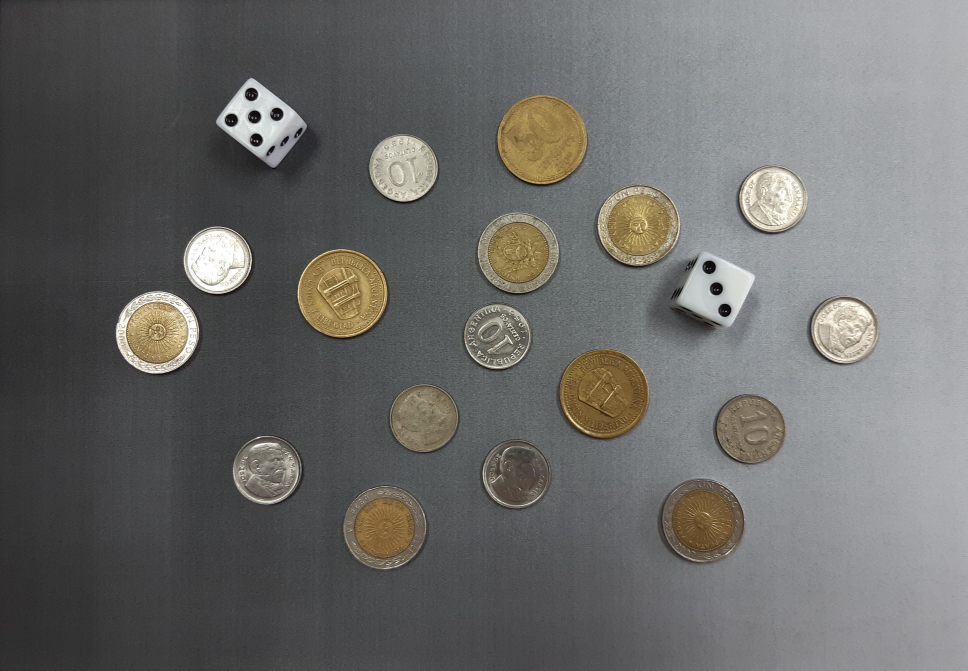
#> input picture monedas.jpg, 3871 x 2681 px (shown at 1/4 size)
$ python PROBLEMA_1-TP2.py
#> lines starting #> are read from the running program, lines starting #| are printed output that depends on the picture; after the words box and inside, x2 and y2 are one past the last pixel; in counts of white or black regions, pixels touching at a corner belong together
import cv2
import numpy as np
import matplotlib.pyplot as plt

def imreconstruct(marker, mask, kernel=None):
    if kernel is None:
        kernel = np.ones((3,3), np.uint8)
    while True:
        expanded = cv2.dilate(marker, kernel)
        expanded_intersection = cv2.bitwise_and(src1=expanded, src2=mask)
        if (marker == expanded_intersection).all():
            break
        marker = expanded_intersection
    return expanded_intersection

def imfillhole(img):
    mask = np.zeros_like(img)
    mask = cv2.copyMakeBorder(mask[1:-1,1:-1], 1, 1, 1, 1, cv2.BORDER_CONSTANT, value=int(255))
    marker = cv2.bitwise_not(img, mask=mask)
    img_c = cv2.bitwise_not(img)
    img_r = imreconstruct(marker=marker, mask=img_c)
    img_fh = cv2.bitwise_not(img_r)
    return img_fh

def segmentacion_contornos(imagen, etapas = []):
#> called with imagen = 'monedas.jpg'
    img = cv2.imread(imagen)
#> img is the input picture: shape (2681, 3871, 3); mean B, G, R 105.5, 107.4, 107.5
    if img is None:
        print("Error: No se pudo cargar la imagen.")
        return

    # ---------------------------------------------------------
    # Etapa 1: Preprocesamiento
    # ---------------------------------------------------------
    gray = cv2.cvtColor(img, cv2.COLOR_BGR2GRAY)
    blur = cv2.medianBlur(gray, 5)

    # GRAFICO 1: Original + Blur
    if 1 in etapas:
        plt.figure(figsize=(12, 6))
        plt.suptitle("ETAPA 1: Preprocesamiento", fontsize=16)

        plt.subplot(121)
        plt.imshow(cv2.cvtColor(img, cv2.COLOR_BGR2RGB))
        plt.title("Original")
        plt.axis('off')

        plt.subplot(122)
        plt.imshow(blur, cmap='gray')
        plt.title("Filtro Mediana (k=5)")
        plt.axis('off')
        plt.show()
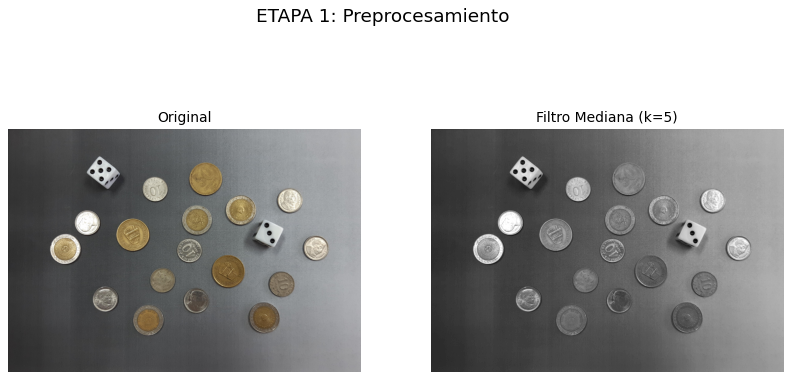
#> figure drawn by matplotlib, 2 panels

    # ---------------------------------------------------------
    # Etapa 2 : Segmentación y Morfología
    # ---------------------------------------------------------
    # 1. Canny
    bordes = cv2.Canny(blur, 45, 145)
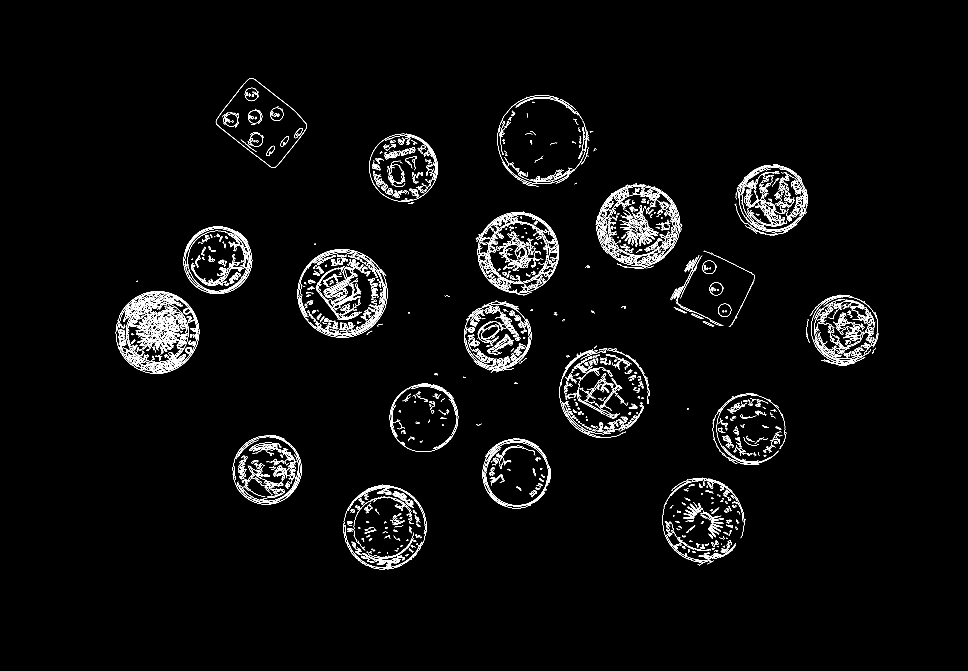
#> bordes: shape (2681, 3871) (shown at 1/4 size); 1.7% white in thin lines or dots, all inside (x1, y1, x2, y2) = (463, 312, 3514, 2278)

    # 2. Dilatación
    kernel_dilatacion = cv2.getStructuringElement(cv2.MORPH_ELLIPSE, (21,21))
    bordes_gruesos = cv2.dilate(bordes, kernel_dilatacion, iterations=2)
#> bordes_gruesos: shape (2681, 3871); 16.8% white; 34 white regions, largest, box (x1, y1, x2, y2) and area: (1836, 827, 2256, 1512) 185925, (1170, 976, 1570, 1371) 125375, (2218, 1363, 2617, 1772) 123165

    # 3. Relleno
    mascara_rellenada = imfillhole(bordes_gruesos)
#> after the loop in imreconstruct, `while True:`:
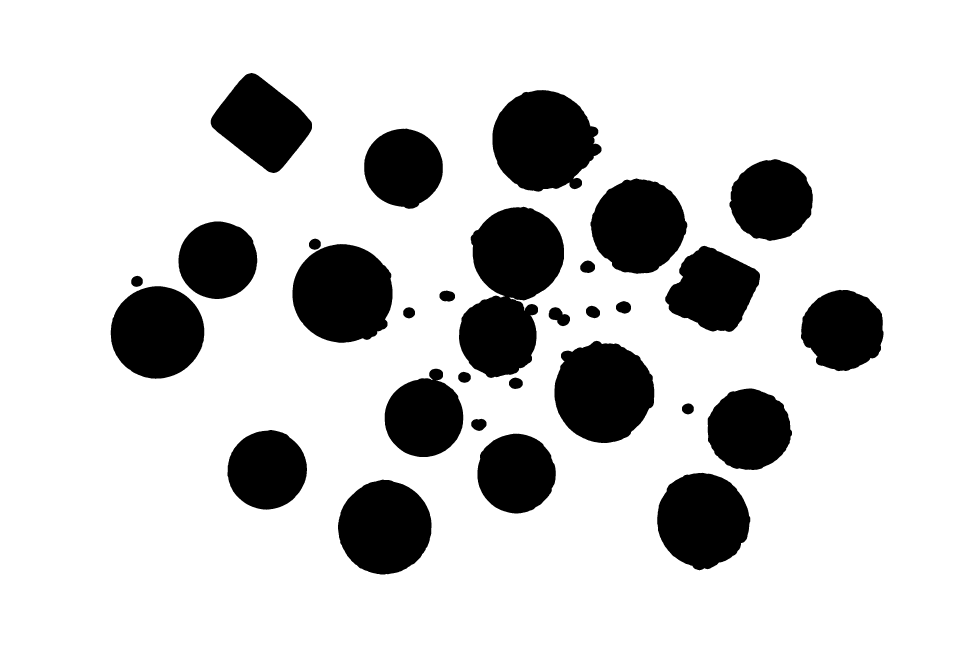
#> marker: shape (2681, 3871) (shown at 1/4 size); 82.1% white; 30 black regions, largest, box (x1, y1, x2, y2) and area: (1836, 827, 2256, 1512) 186081, (1970, 360, 2406, 767) 131681, (1170, 976, 1570, 1371) 126103

    # 4. Erosión (Vuelta al tamaño real)
    mascara_erosion = cv2.erode(mascara_rellenada, kernel_dilatacion, iterations=2)
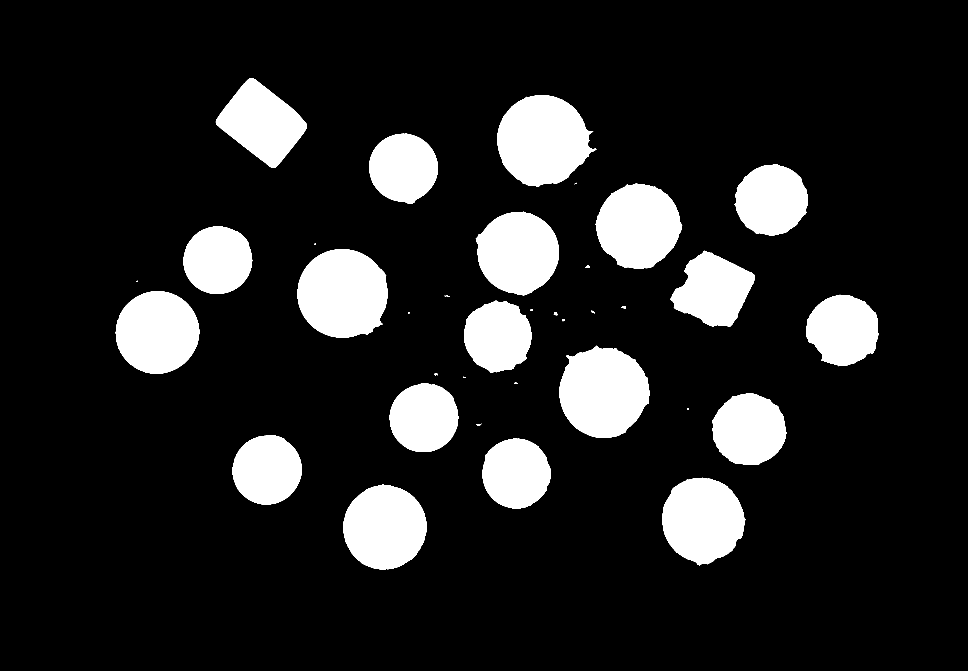
#> mascara_erosion: shape (2681, 3871) (shown at 1/4 size); 13.7% white; 35 white regions (2 under 20 px), largest, box (x1, y1, x2, y2) and area: (1990, 380, 2386, 747) 103872, (1190, 996, 1550, 1351) 101429, (2238, 1383, 2597, 1752) 100498

    # 5. Filtrado de ruido final
    mascara_final = cv2.medianBlur(mascara_erosion, 13)
#> mascara_final: shape (2681, 3871); 13.7% white; 22 white regions

    # GRAFICO 2: Pipeline Morfológico
    if 2 in etapas:
        plt.figure(figsize=(16, 5))
        plt.suptitle("ETAPA 2: Segmentación y Relleno", fontsize=16)

        plt.subplot(231)
        plt.imshow(bordes, cmap='gray')
        plt.title("1. Canny")
        plt.axis('off')

        plt.subplot(232)
        plt.imshow(bordes_gruesos, cmap='gray')
        plt.title("2. Dilate (21x21)")
        plt.axis('off')

        plt.subplot(233)
        plt.imshow(mascara_rellenada, cmap='gray')
        plt.title("3. Relleno")
        plt.axis('off')

        plt.subplot(234)
        plt.imshow(mascara_erosion, cmap='gray')
        plt.title("4. Erosion (21x21)")
        plt.axis('off')

        plt.subplot(236)
        plt.imshow(mascara_final, cmap='gray')
        plt.title("5. Filtro de Mediana (13x13)")
        plt.axis('off')
        plt.show()
    # ---------------------------------------------------------
    # Etapa 3:  Clasificación y Resultado
    # ---------------------------------------------------------
    contours_final, _ = cv2.findContours(mascara_final, cv2.RETR_EXTERNAL, cv2.CHAIN_APPROX_SIMPLE)
#> contours_final = 22 contours; largest, box (x1, y1, x2, y2) and area: (1990, 381, 2379, 746) 103257, (1190, 997, 1550, 1351) 100850, (2238, 1386, 2597, 1752) 99915, (2384, 735, 2727, 1075) 87116, (1372, 1939, 1706, 2278) 86754
    mascara_monedas = np.zeros((img.shape[1], img.shape[0]), dtype=np.uint8)
    mascara_dados = np.zeros((img.shape[1], img.shape[0]), dtype=np.uint8)
    img_salida = img.copy()
    monedas_count = 0
    dados_count = 0
    contornos_monedas = []
    contornos_dados = []
    print('-'*50)
    print("SEGMENTACION POR TIPO")
    print(f"{'TIPO':<10} | {'AREA':<8} | {'METRICA (P^2/A)':<20}")
    print("-" * 50)

    for i, cnt in enumerate(contours_final):
        area = cv2.contourArea(cnt)
        #Eliminamos contornos que no posean un area factible
        if area < 1000: continue
        #Calculamos el perímetro
        perimetro = cv2.arcLength(cnt, True)
        if area == 0: continue
        #Calculamos el factor de forma
        metrica = (perimetro ** 2) / area

        #Encontramos el centro de los contornos
        M = cv2.moments(cnt)
        if M["m00"] != 0:
            cX = int(M["m10"] / M["m00"])
            cY = int(M["m01"] / M["m00"])
        else: cX, cY = 0, 0

        #Tuvimos que modificar la métrica para que captara correctamente las monedas y los dados
        #No podemos encontrar una combinación que nos dé perfectamente el contorno de cada elemento
        #como para implementar los valores teóricos proporcionados
        if metrica > 15.5:
            dados_count += 1
            color = (0, 0, 255) # Rojo
            etiqueta = f"D {metrica:.1f}"
            print(f"{'DADO':<10} | {int(area):<8} | {metrica:.4f}")
            contornos_dados.append({'id': i, 'dado': cnt, 'area': area, 'centro': (cY,cX), 'metrica': metrica})
            cv2.putText(img_salida, etiqueta, (cX - 400, cY), cv2.FONT_HERSHEY_SIMPLEX, 2, color, 2)
        else:
            monedas_count += 1
            color = (0, 255, 0) # Verde
            etiqueta = f"M {metrica:.1f}"
            print(f"{'MONEDA':<10} | {int(area):<8} | {metrica:.4f}")
            contornos_monedas.append({'id': i, 'moneda': cnt, 'area': area, 'centro': (cY,cX), 'metrica': metrica})
            cv2.putText(img_salida, etiqueta, (cX - 400, cY), cv2.FONT_HERSHEY_SIMPLEX, 2, color, 2)
        cv2.drawContours(img_salida, [cnt], -1, color, 3)
#> this loop made 22 passes
#> (area, perimetro, metrica, cX, cY, dados_count, color, etiqueta) on passes 14, 22: (64093.5, 1058.6, 17.48, 2853, 1160, 1, (0, 0, 255), 'D 17.5'), (72152.5, 1081.7, 16.22, 1047, 491, 2, (0, 0, 255), 'D 16.2')
#> (printed output is left out)
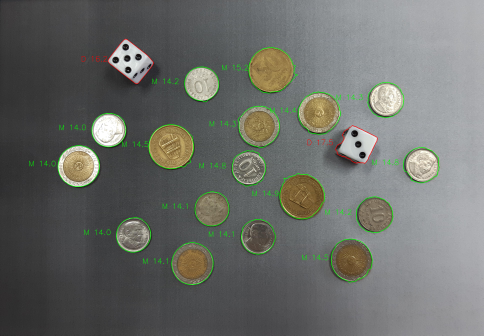
#> img_salida: shape (2681, 3871, 3) (shown at 1/8 size); mean B, G, R 104.5, 108.7, 106.7
#> after the loop, contornos_dados = 2 items; contornos_monedas = 17 items; dados_count = 2; monedas_count = 17

    if 3 in etapas:
        plt.figure(figsize=(12, 10))
        plt.imshow(cv2.cvtColor(img_salida, cv2.COLOR_BGR2RGB))
        plt.title(f"ETAPA 3: Detección - {monedas_count} Monedas - {dados_count} Dados - Factor de Forma: 15.5", fontsize=16)
        plt.axis('off')
        plt.show()

    return contornos_monedas, contornos_dados

def normalizar_contornos(monedas_detectadas: list, imagen: str= 'monedas.jpg', graficar: bool = False):
    monedas_elipses = []

    img = cv2.imread(imagen)
    if img is None:
        print("Error: No se pudo cargar la imagen.")
        return

    img_salida = None
    if graficar:
        img_salida = img.copy()

    for item in monedas_detectadas:
            cnt = item['moneda']
            #Elipse de area mínima segun nuestro contorno
            elipse = cv2.fitEllipse(cnt)
            monedas_elipses.append(elipse)
            if graficar and img_salida is not None:
                #Elipse calculada
                cv2.ellipse(img_salida, elipse, (0, 255, 0), 3)
                centro = (int(elipse[0][0]), int(elipse[0][1]))
                #Centro de la elipse
                cv2.circle(img_salida, centro, 5, (0, 0, 255), -1)

    if graficar and img_salida is not None:
        plt.figure(figsize=(12, 12))
        plt.imshow(cv2.cvtColor(img_salida, cv2.COLOR_BGR2RGB))
        plt.title("ETAPA 4 - Normalización - Elipses Ajustadas al Contorno Original")
        plt.axis('off')
        plt.show()

    return monedas_elipses

def clasificar_monedas(elipses_monedas: list, imagen: str = 'monedas.jpg', graficar: bool = False):
    img = plt.imread(imagen)
    img_salida = cv2.cvtColor(img, cv2.COLOR_BGR2RGB)
    resultados = []

    #Umbral de corte para monedas
    corte_10_c = 74000
    corte_50_c = 94000

    print('-'*50)
    print("CLASIFICACION DE MONEDAS")
    print(f"{'ID':<5} | {'AREA':<10} | {'TIPO':<15}")
    print("-" * 50)

    for i, elipse in enumerate(elipses_monedas):
        (cX, cY), (w, h), angle = elipse
        #Cálculo de area de elipse Pi*DiagMen*DiagMay/4
        area_elipse = (np.pi * w * h) / 4
        center = (int(cX), int(cY))

        if area_elipse < corte_10_c:
            etiqueta = "10C"
            color_elipse = (0, 255, 255)

        elif area_elipse < corte_50_c:
            etiqueta = "1P"
            color_elipse = (255, 0, 0)

        else:
            etiqueta = "50C"
            color_elipse = (0, 0, 255)

        #Guardamos el resultado de la clasificación
        resultados.append({
            'id': i,
            'area': area_elipse,
            'clasificacion': etiqueta,
            'centro': center
        })

        #Print de resultados para encontrar umbrales de separación
        print(f"{i:<5} | {int(area_elipse):<10} | {etiqueta}")

        #Gráficamos las elipses y etiquetas sobre la imagen de salida
        if graficar and img_salida is not None:
            cv2.ellipse(img_salida, elipse, color_elipse, 2)
            cv2.putText(img_salida, etiqueta, (center[0]-300, center[1]),
                        cv2.FONT_HERSHEY_SIMPLEX, 2, color_elipse, 4, cv2.LINE_AA)

    if graficar and img_salida is not None:
        plt.figure(figsize=(12, 12))
        plt.imshow(cv2.cvtColor(img_salida, cv2.COLOR_BGR2RGB))
        plt.title("ETAPA 5 - Clasificación por Tamaño (Area de la Elipse)")
        plt.axis('off')
        plt.show()

    return resultados

def clasificar_dados(dados_detectados: list, imagen: str ='monedas.jpg', graficar: bool = True):

    img = cv2.imread(imagen)
    if img is None:
        print("Error: No se pudo cargar la imagen.")
        return []

    img_salida = cv2.cvtColor(img, cv2.COLOR_BGR2RGB)
    img_grises = cv2.cvtColor(img, cv2.COLOR_BGR2GRAY)

    resultados = []

    # Gráficos intermedios
    if graficar:
        cant_dados = len(dados_detectados)
        if cant_dados > 0:
            fig, axes = plt.subplots(nrows=cant_dados, ncols=4, figsize=(20, 5 * cant_dados))
            if cant_dados == 1: axes = np.array([axes])
        else:
            print("No se detectaron dados para graficar.")

    #Encabezados del print
    print('-'*50)
    print("CLASIFICACION DE DADOS")
    print(f"{'ID':<5} | {'VALOR':<10}")
    print("-" * 50)


    for i, item in enumerate(dados_detectados):
        cnt = item['dado']
        id_dado = item.get('id', 0)

        # Bounding box asociado al contorno
        x, y, w, h = cv2.boundingRect(cnt)

        #Area de interés sobre la imagen en escala de grises
        roi_gris = img_grises[y:y+h, x:x+w].copy()

        #Máscara del tamaño del bounding box
        mascara = np.zeros((h, w), dtype=np.uint8)
        #Ajuste de coordenadas globales a locales
        cnt_local = cnt - np.array([x, y])
        cv2.drawContours(mascara, [cnt_local], -1, 255, -1)

        #Máscara de visualización, fondo negro
        roi_enmascarada_visual = roi_gris.copy()
        roi_enmascarada_visual[mascara == 0] = 0

        #Máscara fondo blanco para facilitar encontrar los contornos
        roi_gris[mascara == 0] = 255

        # Filtros para suavizado y umbralado
        roi_blur = cv2.GaussianBlur(roi_gris, (5, 5), 0)
        _, roi_umbralado = cv2.threshold(roi_blur, 0, 255, cv2.THRESH_BINARY_INV + cv2.THRESH_OTSU)

        #Contornos internos de los dados
        puntos, _ = cv2.findContours(roi_umbralado, cv2.RETR_EXTERNAL, cv2.CHAIN_APPROX_SIMPLE)

        valor_dado = 0
        #Conversión a RGB para graficar
        roi_umbralado_color = cv2.cvtColor(roi_umbralado, cv2.COLOR_GRAY2RGB)

        for p in puntos:
            area_p = cv2.contourArea(p)
            if area_p == 0: continue
            #Perímetro y factor de forma inverso
            perimetro_p = cv2.arcLength(p, True)
            metrica = (perimetro_p ** 2) / area_p
            #Filtro para los puntos que quedaron contenidos dentro de la máscara que no forman parte de la cara principal
            es_circular = (metrica < 15.0)

            if es_circular:
                valor_dado += 1
                if graficar:
                    #Volvemos a las coordenadas globales
                    p_global = p + np.array([x, y])
                    cv2.drawContours(img_salida, [p_global], -1, (0, 255, 0), 2)
                    cv2.drawContours(roi_umbralado_color, [p], -1, (0, 255, 0), -1)

        item['valor'] = valor_dado
        #Agregamos el valor del dado al diccionario obtenido de la segmentación
        resultados.append(item)

        print(f"{id_dado:<5} | {valor_dado:<10}")

        if graficar:
            cY,cX = item['centro']
            #Texto con el valor encontrado para el dado a tratar
            cv2.putText(img_salida, str(f'Valor: {valor_dado}'), (cX-500, cY), cv2.FONT_HERSHEY_SIMPLEX, 2, (255, 0, 0), 4, cv2.LINE_AA)

            # Subplots para mostrar los pasos
            axes[i, 0].imshow(img_grises[y:y+h, x:x+w], cmap='gray')
            axes[i, 0].set_title(f"Dado {id_dado}: ROI Original")
            axes[i, 0].axis('off')

            axes[i, 1].imshow(roi_enmascarada_visual, cmap='gray')
            axes[i, 1].set_title("Máscara")
            axes[i, 1].axis('off')

            axes[i, 2].imshow(roi_umbralado_color)
            axes[i, 2].set_title("Umbralado + Filtro")
            axes[i, 2].axis('off')

            pad = 20
            y1, y2 = max(0, y-pad), min(img.shape[0], y+h+pad)
            x1, x2 = max(0, x-pad), min(img.shape[1], x+w+pad)
            axes[i, 3].imshow(img_salida[y1:y2, x1:x2])
            axes[i, 3].set_title(f"Resultado: {valor_dado}")
            axes[i, 3].axis('off')

    if graficar:
        plt.tight_layout()
        plt.show()

        plt.figure(figsize=(12, 12))
        plt.imshow(img_salida)
        plt.title("ETAPA 6 - Clasificación de Dados por Factor de Forma")
        plt.axis('off')
        plt.show()

    return resultados

if __name__ == '__main__':
    '''
    etapas: ([1,2,3] | []) - corresponde a los gráficos de cada paso específico. Ej: etapas = [1,2] grafica el procedimiento
    de las primeras dos etapas

    graficar_monedas (True | False): desarrollo de la etapa de normalización

    graficar_clasificacion_monedas (True | False): desarrollo de la etapa de clasificación

    graficar_clasificacion_dados (True | False): desarrollo de la etapa de clasificación de dados

    histograma_factor_forma (True | False): Histograma de umbral de decisión de dados y monedas

    histograma_areas (True | False): Histograma de umbral de decisión de tipos de monedas

    En la terminal, luego de la ejecución, habrá resúmenes sobre los valores calculados y encontrados en cada etapa
    '''
    #Etapa 1: Preprocesamiento - filtro mediana sobre imagen original para suavizar bordes
    #Etapa 2: Morfología - Tratamiento de imagen para segmentar contornos
    #Etapa 3: Clasificación - Utilizando factor de forma encontramos dados o monedas
    #Etapa 4: Normalización de contornos - Encontramos una elipse de minimo tamaño que regularice los contornos encontrados
    #Etapa 5: Clasificación Monedas - Utilizando el area de cada moneda diferenciamos los tipos
    #Etapa 6: Clasificacion Dados - Utilizando contornos internos y factor de forma encontramos el valor de la cara
    etapas = [1,2,3]
    graficar_monedas = True
    graficar_clasificacion_monedas = True
    graficar_clasificacion_dados = True
    histograma_factor_forma = False
    histograma_areas = False
    contornos_monedas, contornos_dados = segmentacion_contornos('monedas.jpg', etapas = etapas)
#> contornos_monedas = 17 items; contornos_dados = 2 items
    if contornos_monedas:
        contornos_monedas_normalizados = normalizar_contornos(contornos_monedas, 'monedas.jpg', graficar_monedas)
#> the loop in normalizar_contornos, `for item in monedas_detectadas:` made 17 passes
#> (elipse, centro) on passes 1 to 7: (((1538.6, 2109.2), (329, 335.5), 22.42), (1538, 2109)), (((2810.7, 2080.1), (324, 339.8), 166), (2810, 2080)), (((2064, 1893.3), (269.8, 278.1), 173.2), (2064, 1893)), (((1068.2, 1879.2), (271.2, 278.5), 38.82), (1068, 1879)), (((2995.9, 1718), (282.8, 292.4), 91.96), (2995, 1717)), (((1695.8, 1671), (269.7, 276.4), 43.69), (1695, 1671)), (((2412.6, 1568.3), (353.3, 361.2), 166.6), (2412, 1568))
#> after the loop in normalizar_contornos, `for item in monedas_detectadas:`: monedas_elipses = 17 items
#> in normalizar_contornos, `plt.show()`:
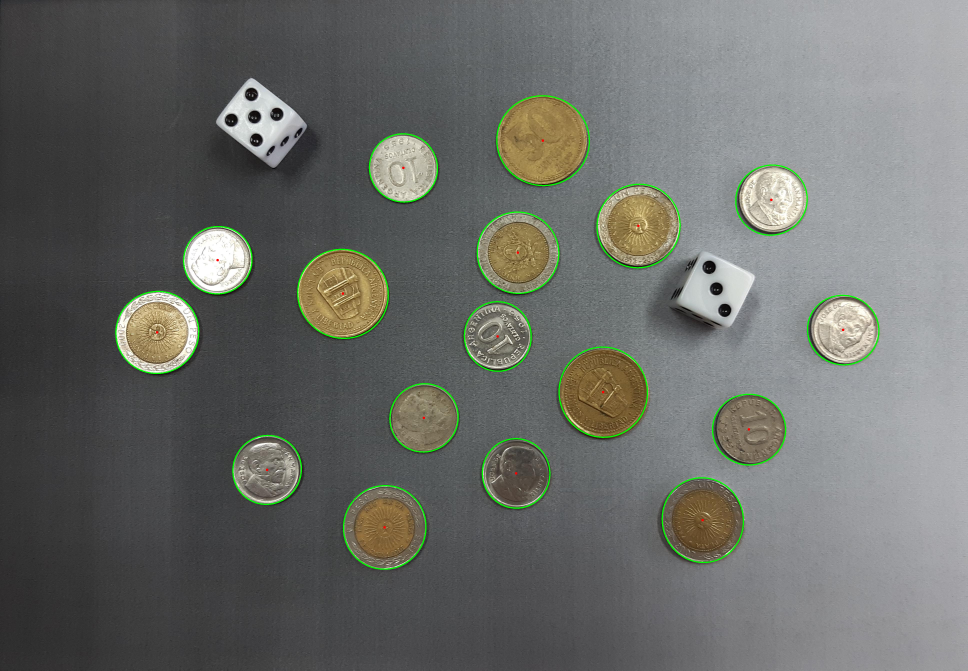
#> shown: shape (2681, 3871, 3) (shown at 1/4 size); mean R, G, B 106.7, 108.5, 104.8
#> contornos_monedas_normalizados = 17 items
    if contornos_monedas_normalizados:
        resultados_monedas = clasificar_monedas(contornos_monedas_normalizados, 'monedas.jpg', graficar_clasificacion_monedas)
#> (the rest of the program and of its run is left out)
